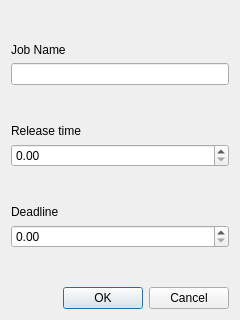
<?xml version="1.0" encoding="UTF-8"?>
<ui version="4.0">
 <class>JobDeclararion</class>
 <widget class="QDialog" name="JobDeclararion">
  <property name="geometry">
   <rect>
    <x>0</x>
    <y>0</y>
    <width>240</width>
    <height>320</height>
   </rect>
  </property>
  <property name="windowTitle">
   <string>Dialog</string>
  </property>
  <layout class="QVBoxLayout" name="verticalLayout_2">
   <item>
    <layout class="QVBoxLayout" name="verticalLayout">
     <item>
      <spacer name="verticalSpacer_4">
       <property name="orientation">
        <enum>Qt::Vertical</enum>
       </property>
       <property name="sizeHint" stdset="0">
        <size>
         <width>20</width>
         <height>40</height>
        </size>
       </property>
      </spacer>
     </item>
     <item>
      <widget class="QLabel" name="label">
       <property name="text">
        <string>Job Name</string>
       </property>
      </widget>
     </item>
     <item>
      <widget class="QLineEdit" name="lineEdit">
       <property name="text">
        <string/>
       </property>
      </widget>
     </item>
     <item>
      <spacer name="verticalSpacer">
       <property name="orientation">
        <enum>Qt::Vertical</enum>
       </property>
       <property name="sizeHint" stdset="0">
        <size>
         <width>20</width>
         <height>40</height>
        </size>
       </property>
      </spacer>
     </item>
     <item>
      <widget class="QLabel" name="label_2">
       <property name="text">
        <string>Release time</string>
       </property>
      </widget>
     </item>
     <item>
      <widget class="QDoubleSpinBox" name="doubleSpinBox"/>
     </item>
     <item>
      <spacer name="verticalSpacer_2">
       <property name="orientation">
        <enum>Qt::Vertical</enum>
       </property>
       <property name="sizeHint" stdset="0">
        <size>
         <width>20</width>
         <height>40</height>
        </size>
       </property>
      </spacer>
     </item>
     <item>
      <widget class="QLabel" name="label_3">
       <property name="text">
        <string>Deadline</string>
       </property>
      </widget>
     </item>
     <item>
      <widget class="QDoubleSpinBox" name="doubleSpinBox_2"/>
     </item>
     <item>
      <spacer name="verticalSpacer_3">
       <property name="orientation">
        <enum>Qt::Vertical</enum>
       </property>
       <property name="sizeHint" stdset="0">
        <size>
         <width>20</width>
         <height>40</height>
        </size>
       </property>
      </spacer>
     </item>
    </layout>
   </item>
   <item>
    <widget class="QDialogButtonBox" name="buttonBox">
     <property name="orientation">
      <enum>Qt::Horizontal</enum>
     </property>
     <property name="standardButtons">
      <set>QDialogButtonBox::Cancel|QDialogButtonBox::Ok</set>
     </property>
    </widget>
   </item>
  </layout>
 </widget>
 <resources/>
 <connections>
  <connection>
   <sender>buttonBox</sender>
   <signal>accepted()</signal>
   <receiver>JobDeclararion</receiver>
   <slot>accept()</slot>
   <hints>
    <hint type="sourcelabel">
     <x>248</x>
     <y>254</y>
    </hint>
    <hint type="destinationlabel">
     <x>157</x>
     <y>274</y>
    </hint>
   </hints>
  </connection>
  <connection>
   <sender>buttonBox</sender>
   <signal>rejected()</signal>
   <receiver>JobDeclararion</receiver>
   <slot>reject()</slot>
   <hints>
    <hint type="sourcelabel">
     <x>316</x>
     <y>260</y>
    </hint>
    <hint type="destinationlabel">
     <x>286</x>
     <y>274</y>
    </hint>
   </hints>
  </connection>
 </connections>
</ui>
